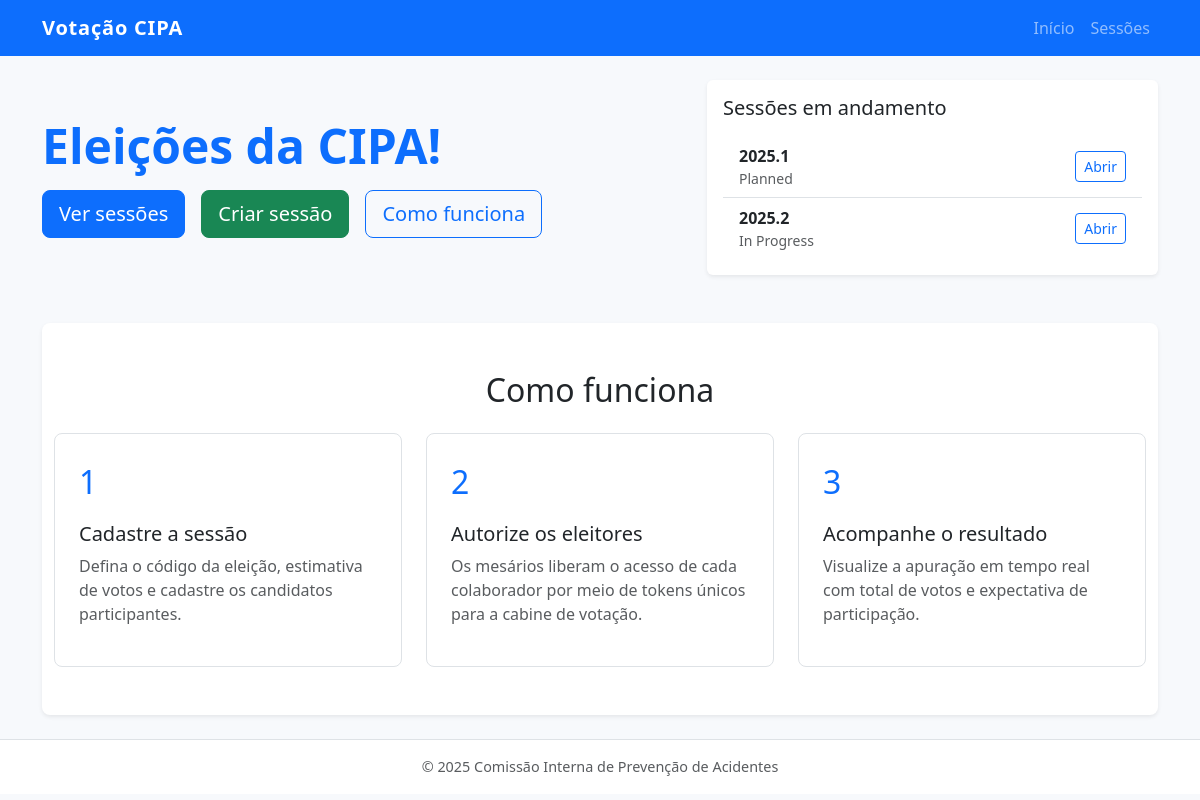
The page / on the database its author committed.
### models.py (models this page shows)
class VotingSession(SQLModel, table=True):
    id: Optional[int] = Field(default=None, primary_key=True)
    code: str = Field(index=True, unique=True)
    expected_votes: int = Field(default=0, ge=0)
    status: SessionStatus = Field(default=SessionStatus.PLANNED)
    start_time: Optional[datetime] = Field(default=None)
    end_time: Optional[datetime] = Field(default=None)
    candidates: list["Candidate"] = Relationship(back_populates="session")
    poll_workers: list["PollWorker"] = Relationship(back_populates="session")
    permits: list["VotePermit"] = Relationship(back_populates="session")
    votes: list["Vote"] = Relationship(back_populates="session")

### frontend/routes.py (the view)
@router.get("/", response_class=HTMLResponse)
def home(
    request: Request, db_session: Session = Depends(get_session)
) -> HTMLResponse:
    sessions = db_session.exec(select(VotingSession).order_by(VotingSession.code)).all()
    overviews = [_session_overview(db_session, item) for item in sessions]
    context = {
        "request": request,
        "sessions": overviews,
    }
    return templates.TemplateResponse("index.html", context)

### templates/index.html (shortened to what this page needs)
{% extends "base.html" %}
{% block content %}
  <section class="row align-items-center mb-5">
    <div class="col-lg-7">
      <h1 class="display-5 fw-bold text-primary mb-3">Eleições da CIPA!</h1>
      <div class="d-flex gap-3">
        <a class="btn btn-primary btn-lg" href="/sessions">Ver sessões</a>
        <a class="btn btn-success btn-lg" href="/sessions/new">Criar sessão</a>
        <a class="btn btn-outline-primary btn-lg" href="#como-funciona">Como funciona</a>
      </div>
    </div>
    <div class="col-lg-5 mt-4 mt-lg-0">
      <div class="card shadow-sm border-0">
        <div class="card-body">
          <h2 class="h5 mb-3">Sessões em andamento</h2>
          {% if sessions %}
            <ul class="list-group list-group-flush">
              {% for session in sessions %}
                <li class="list-group-item d-flex justify-content-between align-items-center">
                  <span>
                    <strong>{{ session.code }}</strong>
                    <small class="d-block text-muted">{{ session.status.value|replace('_', ' ')|title }}</small>
                  </span>
                  <a class="btn btn-sm btn-outline-primary" href="/sessions/{{ session.id }}">Abrir</a>
                </li>
              {% endfor %}
            </ul>
          {% else %}
            <p class="text-muted mb-0">Nenhuma sessão cadastrada até o momento.</p>
          {% endif %}
        </div>
      </div>
    </div>
  </section>
  <section id="como-funciona" class="py-5 bg-white rounded-3 shadow-sm">
    <div class="container">
      <h2 class="text-center mb-4">Como funciona</h2>
      <div class="row g-4">
        <div class="col-md-4">
          <div class="h-100 p-4 border rounded-3">
            <div class="text-primary fs-2 mb-3">1</div>
            <h3 class="h5">Cadastre a sessão</h3>
            <p class="text-muted">Defina o código da eleição, estimativa de votos e cadastre os candidatos participantes.</p>
          </div>
        </div>
        <div class="col-md-4">
          <div class="h-100 p-4 border rounded-3">
            <div class="text-primary fs-2 mb-3">2</div>
            <h3 class="h5">Autorize os eleitores</h3>
            <p class="text-muted">Os mesários liberam o acesso de cada colaborador por meio de tokens únicos para a cabine de votação.</p>
          </div>
        </div>
        <div class="col-md-4">
          <div class="h-100 p-4 border rounded-3">
            <div class="text-primary fs-2 mb-3">3</div>
            <h3 class="h5">Acompanhe o resultado</h3>
            <p class="text-muted">Visualize a apuração em tempo real com total de votos e expectativa de participação.</p>
          </div>
        </div>
      </div>
    </div>
  </section>
{% endblock %}

### templates/base.html (style rules this page uses)
body { background-color: #f7f9fc; }

### rows shown on the page
VotingSession: code "2025.1", status.value "Planned"
VotingSession: code "2025.2", status.value "In Progress"
